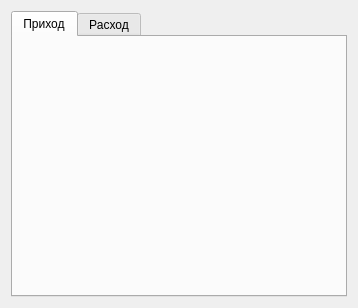
<?xml version="1.0" encoding="UTF-8"?>
<ui version="4.0">
 <class>RegistryWidget</class>
 <widget class="QWidget" name="RegistryWidget">
  <property name="geometry">
   <rect>
    <x>0</x>
    <y>0</y>
    <width>358</width>
    <height>308</height>
   </rect>
  </property>
  <property name="windowTitle">
   <string>Form</string>
  </property>
  <layout class="QHBoxLayout" name="horizontalLayout">
   <item>
    <widget class="QTabWidget" name="tabWidget">
     <property name="currentIndex">
      <number>0</number>
     </property>
     <widget class="DebitWidget" name="debitTab">
      <property name="cursor">
       <cursorShape>ArrowCursor</cursorShape>
      </property>
      <attribute name="title">
       <string>Приход</string>
      </attribute>
     </widget>
     <widget class="CreditWidget" name="creditTab">
      <attribute name="title">
       <string>Расход</string>
      </attribute>
     </widget>
    </widget>
   </item>
  </layout>
 </widget>
 <customwidgets>
  <customwidget>
   <class>DebitWidget</class>
   <extends>QWidget</extends>
   <header>debitwidget.h</header>
   <container>1</container>
  </customwidget>
  <customwidget>
   <class>CreditWidget</class>
   <extends>QWidget</extends>
   <header>creditwidget.h</header>
   <container>1</container>
  </customwidget>
 </customwidgets>
 <resources/>
 <connections/>
</ui>
